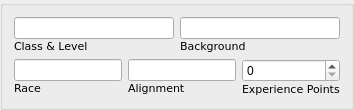
      <widget class="QGroupBox" name="groupBox">
       <property name="title">
        <string/>
       </property>
       <layout class="QVBoxLayout" name="verticalLayout_6">
        <item>
         <layout class="QHBoxLayout" name="horizontalLayout">
          <item>
           <widget class="QFrame" name="frame">
            <layout class="QVBoxLayout" name="verticalLayout">
             <property name="spacing">
              <number>0</number>
             </property>
             <property name="leftMargin">
              <number>0</number>
             </property>
             <property name="topMargin">
              <number>0</number>
             </property>
             <property name="rightMargin">
              <number>0</number>
             </property>
             <property name="bottomMargin">
              <number>0</number>
             </property>
             <item>
              <widget class="QLineEdit" name="lineEdit"/>
             </item>
             <item>
              <widget class="QLabel" name="label">
               <property name="font">
                <font>
                 <family>DejaVu Sans</family>
                 <pointsize>8</pointsize>
                </font>
               </property>
               <property name="text">
                <string>Class &amp; Level</string>
               </property>
               <property name="alignment">
                <set>Qt::AlignLeading|Qt::AlignLeft|Qt::AlignTop</set>
               </property>
              </widget>
             </item>
            </layout>
           </widget>
          </item>
          <item>
           <widget class="QFrame" name="frame_2">
            <layout class="QVBoxLayout" name="verticalLayout_2">
             <property name="spacing">
              <number>0</number>
             </property>
             <property name="leftMargin">
              <number>0</number>
             </property>
             <property name="topMargin">
              <number>0</number>
             </property>
             <property name="rightMargin">
              <number>0</number>
             </property>
             <property name="bottomMargin">
              <number>0</number>
             </property>
             <item>
              <widget class="QLineEdit" name="lineEdit_2"/>
             </item>
             <item>
              <widget class="QLabel" name="label_2">
               <property name="font">
                <font>
                 <family>DejaVu Sans</family>
                 <pointsize>8</pointsize>
                </font>
               </property>
               <property name="text">
                <string>Background</string>
               </property>
               <property name="alignment">
                <set>Qt::AlignLeading|Qt::AlignLeft|Qt::AlignTop</set>
               </property>
              </widget>
             </item>
            </layout>
           </widget>
          </item>
         </layout>
        </item>
        <item>
         <layout class="QHBoxLayout" name="horizontalLayout_2">
          <item>
           <widget class="QFrame" name="frame_3">
            <layout class="QVBoxLayout" name="verticalLayout_3">
             <property name="spacing">
              <number>0</number>
             </property>
             <property name="leftMargin">
              <number>0</number>
             </property>
             <property name="topMargin">
              <number>0</number>
             </property>
             <property name="rightMargin">
              <number>0</number>
             </property>
             <property name="bottomMargin">
              <number>0</number>
             </property>
             <item>
              <widget class="QLineEdit" name="lineEdit_3"/>
             </item>
             <item>
              <widget class="QLabel" name="label_3">
               <property name="font">
                <font>
                 <family>DejaVu Sans</family>
                 <pointsize>8</pointsize>
                </font>
               </property>
               <property name="text">
                <string>Race</string>
               </property>
               <property name="alignment">
                <set>Qt::AlignLeading|Qt::AlignLeft|Qt::AlignTop</set>
               </property>
              </widget>
             </item>
            </layout>
           </widget>
          </item>
          <item>
           <widget class="QFrame" name="frame_4">
            <layout class="QVBoxLayout" name="verticalLayout_4">
             <property name="spacing">
              <number>0</number>
             </property>
             <property name="leftMargin">
              <number>0</number>
             </property>
             <property name="topMargin">
              <number>0</number>
             </property>
             <property name="rightMargin">
              <number>0</number>
             </property>
             <property name="bottomMargin">
              <number>0</number>
             </property>
             <item>
              <widget class="QLineEdit" name="lineEdit_4"/>
             </item>
             <item>
              <widget class="QLabel" name="label_4">
               <property name="font">
                <font>
                 <family>DejaVu Sans</family>
                 <pointsize>8</pointsize>
                </font>
               </property>
               <property name="text">
                <string>Alignment</string>
               </property>
               <property name="alignment">
                <set>Qt::AlignLeading|Qt::AlignLeft|Qt::AlignTop</set>
               </property>
              </widget>
             </item>
            </layout>
           </widget>
          </item>
          <item>
           <widget class="QFrame" name="frame_5">
            <layout class="QVBoxLayout" name="verticalLayout_5">
             <property name="spacing">
              <number>0</number>
             </property>
             <property name="leftMargin">
              <number>0</number>
             </property>
             <property name="topMargin">
              <number>0</number>
             </property>
             <property name="rightMargin">
              <number>0</number>
             </property>
             <property name="bottomMargin">
              <number>0</number>
             </property>
             <item>
              <widget class="QSpinBox" name="spinBox"/>
             </item>
             <item>
              <widget class="QLabel" name="label_5">
               <property name="font">
                <font>
                 <family>DejaVu Sans</family>
                 <pointsize>8</pointsize>
                </font>
               </property>
               <property name="text">
                <string>Experience Points</string>
               </property>
               <property name="alignment">
                <set>Qt::AlignLeading|Qt::AlignLeft|Qt::AlignTop</set>
               </property>
              </widget>
             </item>
            </layout>
           </widget>
          </item>
         </layout>
        </item>
       </layout>
      </widget>
